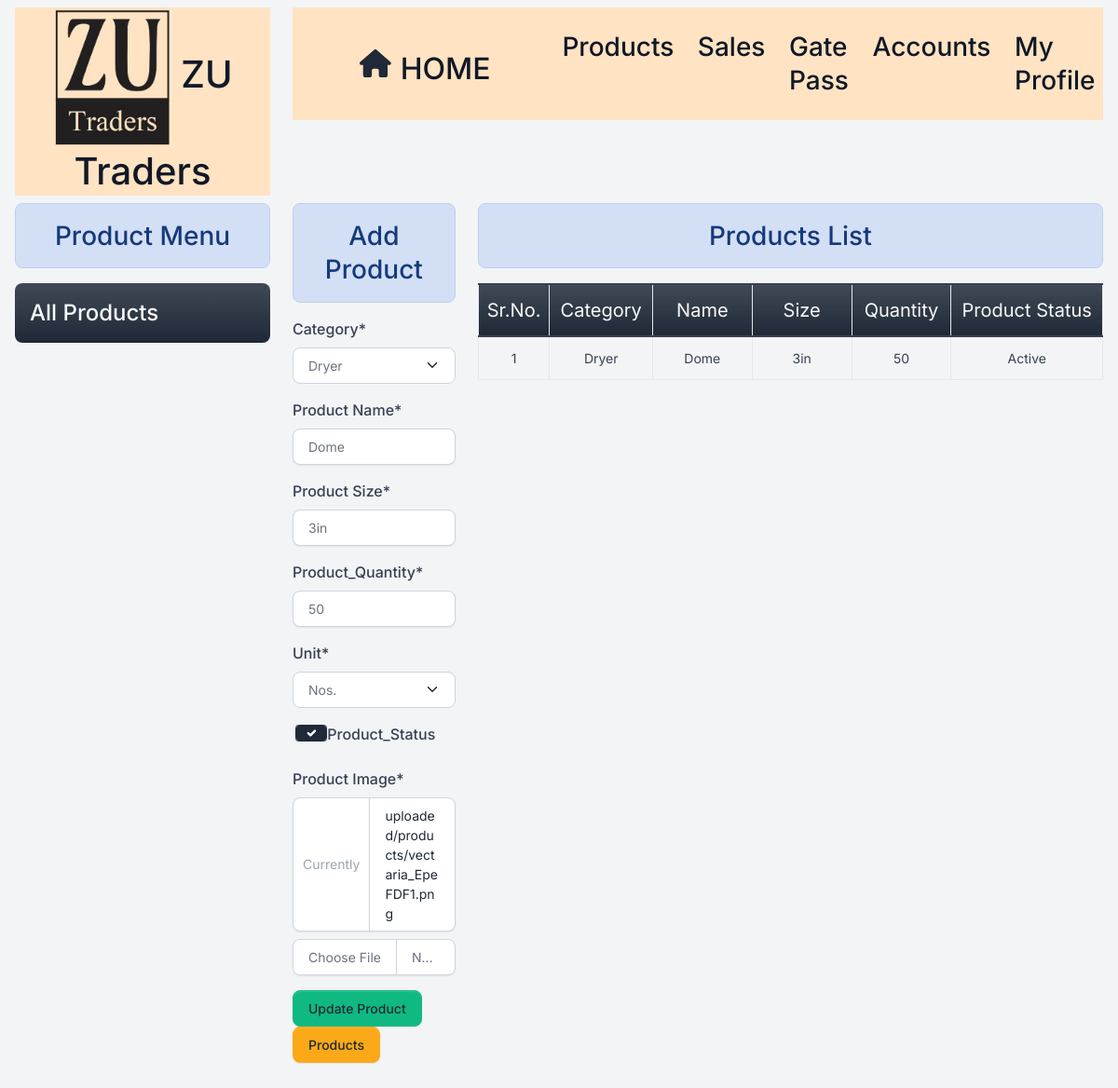
The page /product/1 (signed in) on the database its author committed.
### home/models.py (models this page shows, shortened)
class Product(models.Model):
    ACTIVE = 'Atcive'
    INACTIVE = 'Inactive'
    STATUS_TYPE_CHOICES = [
        (ACTIVE , 'Active'),
        (INACTIVE ,'Inactive'),
    ]
    category=models.ForeignKey(Category,on_delete=models.RESTRICT)
    productname=models.CharField(max_length=255,unique=True)
    product_size=models.CharField(max_length=255)
    product_quantity=models.CharField(max_length=255)
    unit=models.ForeignKey(Unit , on_delete=models.RESTRICT )
    product_status=models.BooleanField(default=True)
    is_deleted = models.BooleanField(default=False)
    pro_img=models.ImageField(upload_to="uploaded/products/",null=True)
    product_slug=AutoSlugField(populate_from="productname",unique=True,null=True,default=None)

class Category(models.Model):
    name = models.CharField(max_length=100)
    is_deleted=models.BooleanField(default=False)
    def __str__(self):
        return self.name

### home/views/product.py (the view)
# urls.py: path('product/<int:id>', product.edit_product , name="editproduct"),
@login_required
@permission_required('home.change_sales_product', login_url='/login/')
def edit_product(request,id):
  data={}
  if request.method == 'POST':
    mydata=Product.objects.get(id=id)
    form = ProductForm(request.POST,request.FILES,instance=mydata)
    if form.is_valid():
      form.save()
      messages.success(request,"Product Updated successfully !!")
      return redirect('addproduct')
  else:
    mydata=Product.objects.get(id=id)
    form = ProductForm(instance=mydata)
  data={'form': form, 'mydata':mydata,'update':True,}
  return render(request, 'stock/add_Product.html', data)

### home/models.py (called while the page is built)
    def __str__(self):
        return self.name

### templates/stock/add_product.html (shortened to what this page needs)
{% extends 'base.html' %}
{% load crispy_forms_tags %}
{% block content %}
<div class="container-fluid mb-5 ">
  <div class="row">
    {% include 'stock/product_menu.html' %}
    <div class="col-2 ">
      <h3 class="text-center alert alert-info">Add Product</h3>
      <form method="post" enctype="multipart/form-data">
        {{form|crispy}}
        <input type="submit" class="btn btn-success" {% if update %} value="Update Product" {% else %}
          value="Add Product" {%endif %}>
        <a href="/product/" class="btn btn-warning">Products</a>
      </form>
    </div>
    <div class="col-7 text-center">
      <h3 class="text-center alert alert-info">Products List</h3>
      {% if mydata %}
      <table class="table table-stripped table-bordered" id="petrol-table">
        <colgroup>
          <col width="5%">
          <col width="15%">
          <col width="15%">
          <col width="15%">
          <col width="15%">
          <col width="15%">
        </colgroup>
        <thead>
          <tr class="bg-primary bg-gradient text-light text-center">
            <td class="text-center fs-5">Sr.No.</td>
            <td class="text-center fs-5">Category</td>
            <td class="text-center fs-5">Name</td>
            <td class="text-center fs-5">Size</td>
            <td class="text-center fs-5">Quantity</td>
            <td class="text-center fs-5">Product Status</td>
          </tr>
        </thead>
        <tbody>
          {% if update %}
          <tr>
            <td class="text-center">{{mydata.id}}</td>
            <td class="text-center">{{mydata.category}}</td>
            <td class="text-center">{{mydata.productname}}</td>
            <td class="text-center">{{mydata.product_size}}</td>
            <td class="text-center">{{mydata.product_quantity}}</td>
            <td class="text-center">{% if mydata.product_status %} Active {% else %} Inactive {% endif %} </td>
          </tr>
          {% endif %}
        </tbody>
      </table>
      {% else %}
      <h4 class="text-center alert alert-warning">No Record Found</h4>
      {% endif %}
    </div>
  </div>
</div>
{% endblock content %}

### static/assets/default/css/style.css (style rules this page uses)
html, body { height: 100%; width: 100%; max-height: 100%; overflow: auto; display: flex; flex-direction: column; }

### rows shown on the page
Product: category "Dryer", productname "Dome", product_size "3in", product_quantity "50", unit "Nos.", product_status "☑", id "1"
